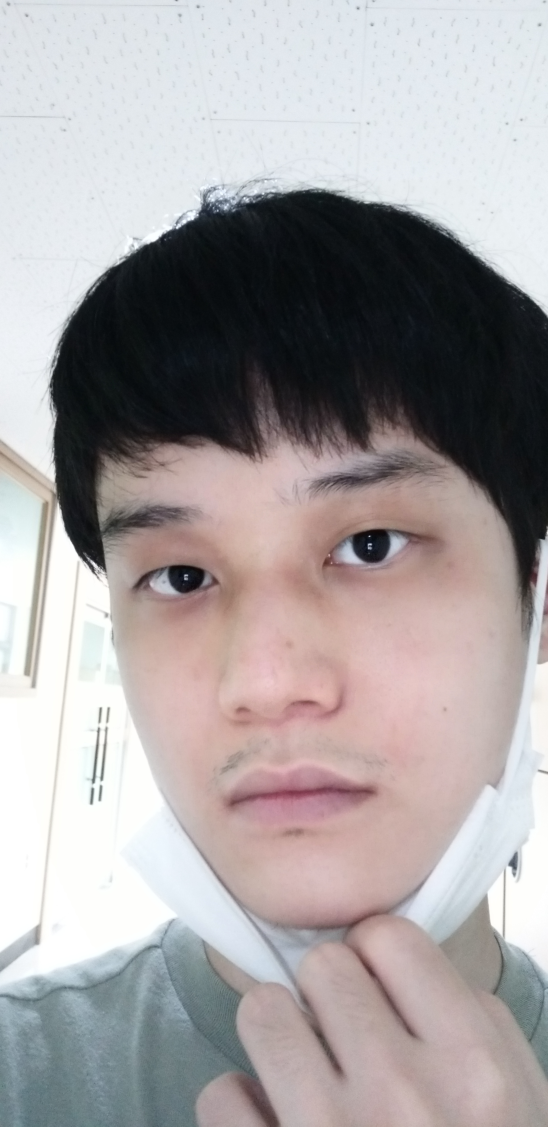
#> input picture image/my_face3.jpg, 2740 x 5632 px (shown at 1/5 size)
$ python eyes_detect.py
#> lines starting #> are read from the running program, lines starting #| are printed output that depends on the picture; after the words box and inside, x2 and y2 are one past the last pixel; in counts of white or black regions, pixels touching at a corner belong together
import cv2

def preprocesscing():

    image = cv2.imread("image/my_face3.jpg", cv2.IMREAD_COLOR)
#> image is the input picture: shape (5632, 2740, 3); mean B, G, R 162.6, 161.7, 167.3

    if image is None: return None, None

    image = cv2.resize(image, (700, 700))
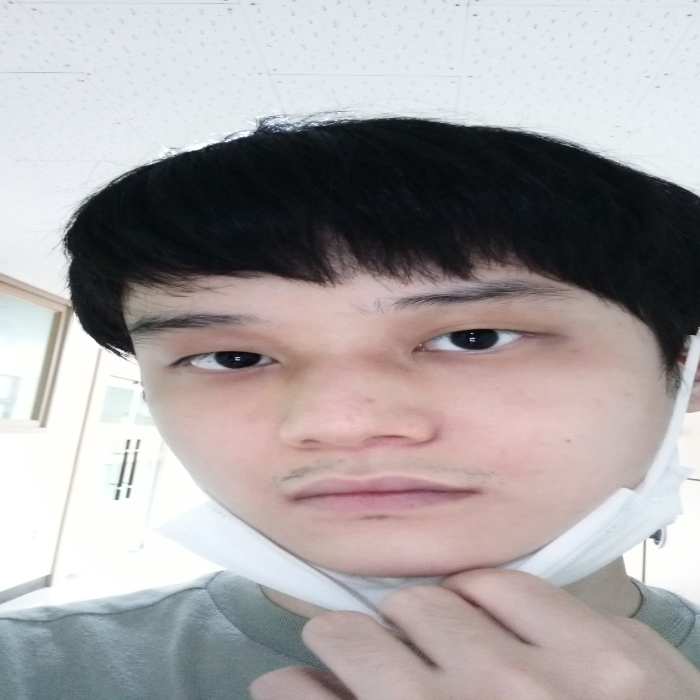
#> image: shape (700, 700, 3); mean B, G, R 162.5, 161.6, 167.2

    gray = cv2.cvtColor(image, cv2.COLOR_BGR2GRAY)
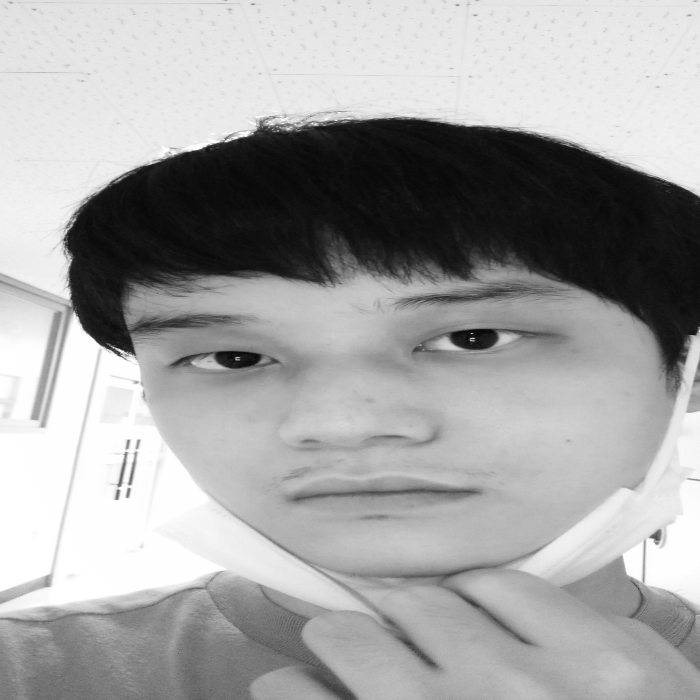
#> gray: shape (700, 700); min 6, max 255, mean 163.4

    cv2.imshow("gray1", gray)

    gray = cv2.equalizeHist(gray)
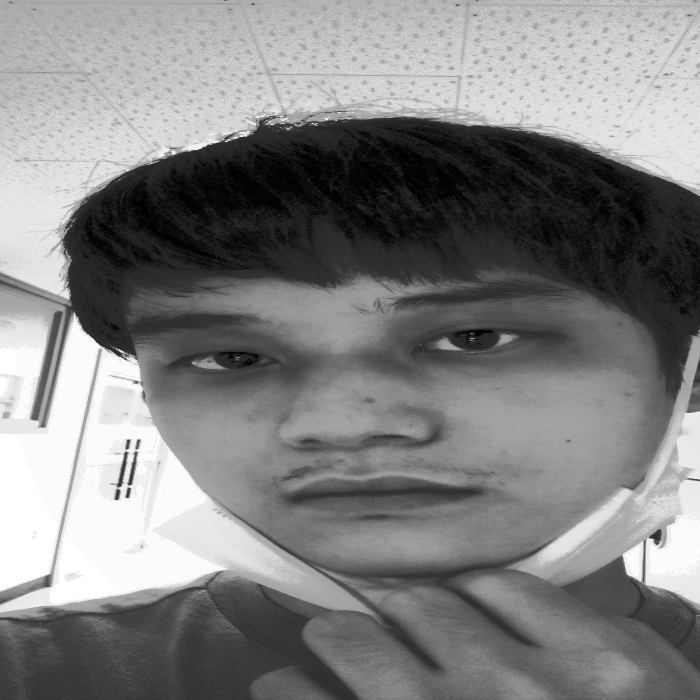
#> gray: shape (700, 700); min 0, max 255, mean 128.9

    cv2.imshow("gray2", gray)

    return image, gray

face_cascade = cv2.CascadeClassifier("data/haarcascade_frontalface_alt2.xml")

eye_cascade = cv2.CascadeClassifier("data/haarcascade_eye_tree_eyeglasses.xml")

image, gray = preprocesscing()

if image is None: raise Exception("영상 파일 읽기 에러")

faces = face_cascade.detectMultiScale(gray, 1.1, 2, 0, (100,100))
#> faces = [[135, 204, 409, 409]]

if faces.any():

    x, y, w, h = faces[0]
#> x = 135; y = 204; w = 409; h = 409

    face_image = image[y:y + h, x:x + w]
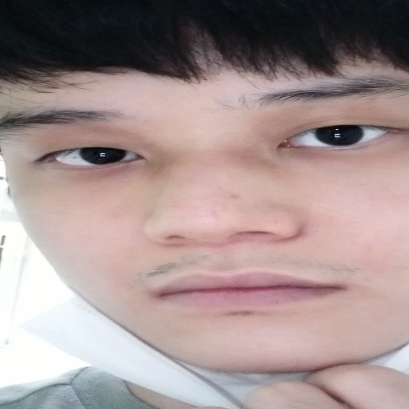
#> face_image: shape (409, 409, 3); mean B, G, R 143.8, 145, 163.3

    eyes = eye_cascade.detectMultiScale(face_image, 1.15, 7, 0, (25, 20))
#> eyes = [[46, 109, 94, 94], [269, 79, 121, 121]]

    if len(eyes) == 2:
        for ex, ey, ew, eh in eyes:

            center = (x + ex + ew // 2, y + ey + eh // 2)

            cv2.circle(image, center, 10, (0, 255, 0), 2)
#> this loop made 2 passes
#> (ex, ey, ew, eh, center) on passes 1 to 2: (46, 109, 94, 94, (228, 360)), (269, 79, 121, 121, (464, 343))
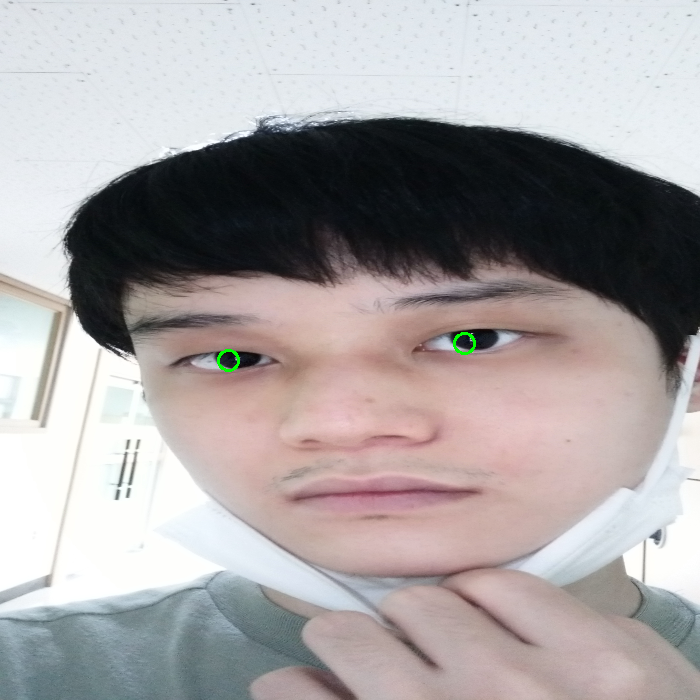
#> image: shape (700, 700, 3); 0.08% of pixels changed, all inside (x1, y1, x2, y2) = (217, 332, 476, 372)

    else:
        print("눈 미검출")

    cv2.rectangle(image, faces[0], (255, 0, 0), 4)
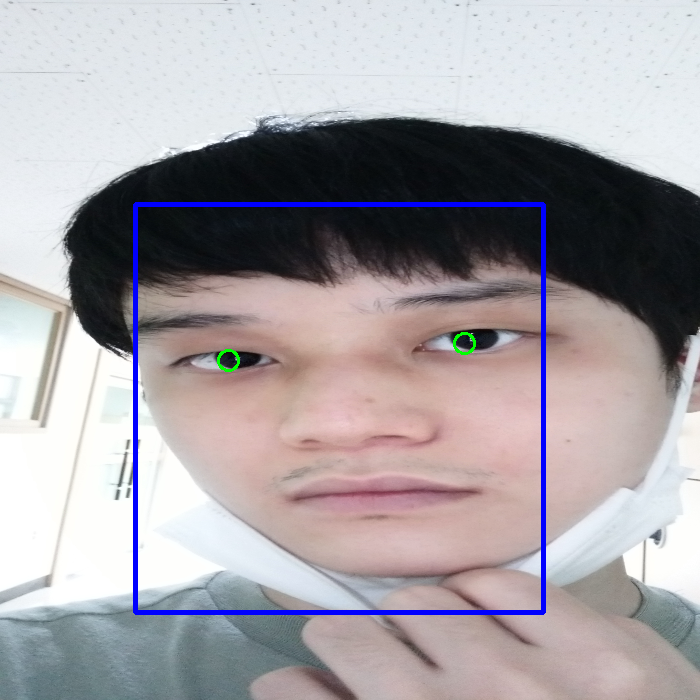
#> image: shape (700, 700, 3); 1.66% of pixels changed, all inside (x1, y1, x2, y2) = (133, 202, 546, 615)

    cv2.imshow("MyFace", image)

else : print("얼굴 미검출")

cv2.waitKey(0)

$ run again, with image/my_face2.jpg copied over image/my_face3.jpg
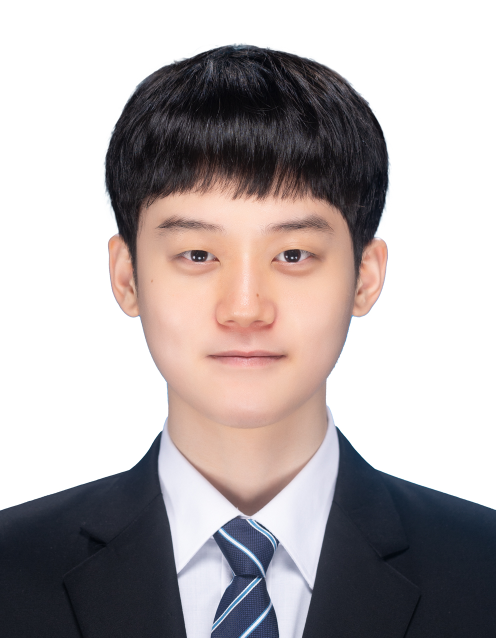
#> input picture image/my_face2.jpg, 992 x 1276 px (shown at 1/2 size)
#> in preprocesscing, image is the input picture: shape (1276, 992, 3); mean B, G, R 172.2, 171.7, 179
#> faces = [[195, 168, 295, 295]]
#> x = 195; y = 168; w = 295
#> `face_image = image[y:y + h, x:x + w]`:
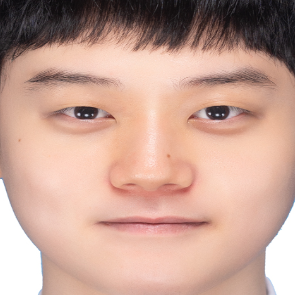
#> face_image: shape (295, 295, 3); mean B, G, R 147.5, 161.2, 198.2
#> eyes = [[185, 77, 71, 71], [48, 78, 69, 69]]
#> the loop `for ex, ey, ew, eh in eyes: ` made 2 passes
#> (ex, ey, ew, eh, center) on passes 1 to 2: (185, 77, 71, 71, (415, 280)), (48, 78, 69, 69, (277, 280))
#> `cv2.rectangle(image, faces[0], (255, 0, 0), 4)`:
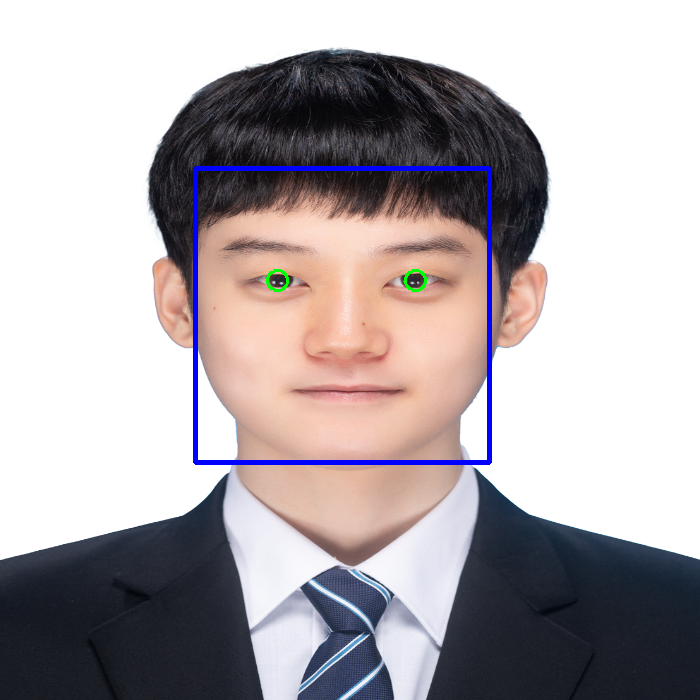
#> image: shape (700, 700, 3); mean B, G, R 173.5, 170.2, 177
